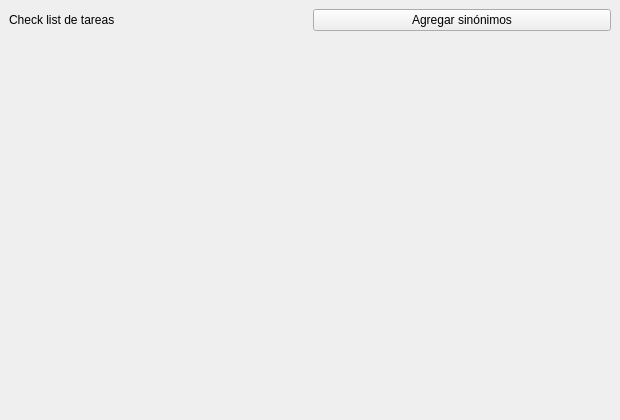
<?xml version="1.0" encoding="UTF-8"?>
<ui version="4.0">
 <class>MainWindow</class>
 <widget class="QMainWindow" name="MainWindow">
  <property name="geometry">
   <rect><x>0</x><y>0</y><width>620</width><height>420</height></rect>
  </property>
  <property name="windowTitle">
   <string>MainWindow</string>
  </property>
  <widget class="QWidget" name="centralwidget">
   <layout class="QVBoxLayout" name="verticalLayout">
    <item>
     <layout class="QHBoxLayout" name="topLayout">
      <item>
       <widget class="QLabel" name="statusLabel">
        <property name="text"><string>Check list de tareas</string></property>
       </widget>
      </item>
      <item>
       <widget class="QPushButton" name="addTaskButton">
        <property name="text"><string>Agregar sinónimos</string></property>
       </widget>
      </item>
     </layout>
    </item>
    <item>
     <layout class="QVBoxLayout" name="tasksLayout"/>
    </item>
    <item>
     <spacer name="verticalSpacer">
      <property name="orientation"><enum>Qt::Vertical</enum></property>
      <property name="sizeHint" stdset="0"><size><width>20</width><height>40</height></size></property>
     </spacer>
    </item>
   </layout>
  </widget>
 </widget>
 <resources/>
 <connections/>
</ui>
